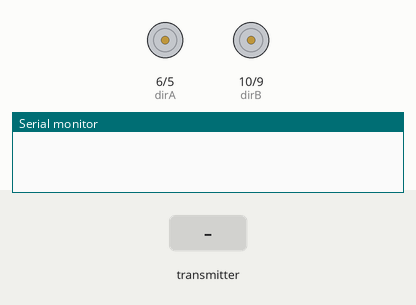
The sketch below on a simulated Arduino Uno, built with avr-gcc and run on an emulated ATmega328P. Shown: direction and speed pins drawn as motors (green arrow = direction pin HIGH = forward, orange = LOW = backward, longer = more drive), the last lines printed to the serial monitor. The test bench sets the inputs (shaded band). No radio packets arrive unless stated.

Above: at 1.2 s.
1.3 s: the transmitter starts sending xyRecArr.0 = 0
At 2.2 s:
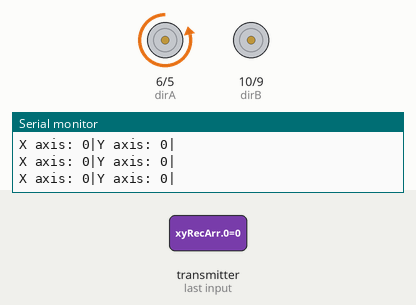
2.8 s: the transmitter starts sending xyRecArr.1 = 256
At 3.3 s:
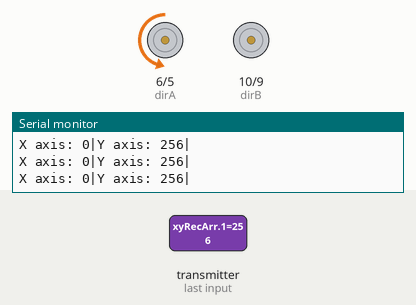
4.3 s: the transmitter starts sending xyRecArr.1 = 512
At 5.5 s:
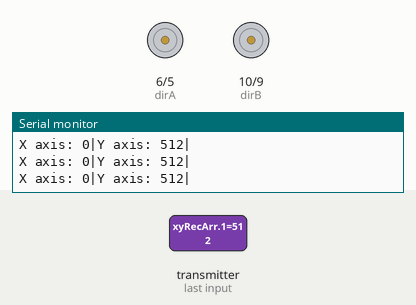
5.8 s: the transmitter starts sending xyRecArr.0 = 512
At 6.8 s:
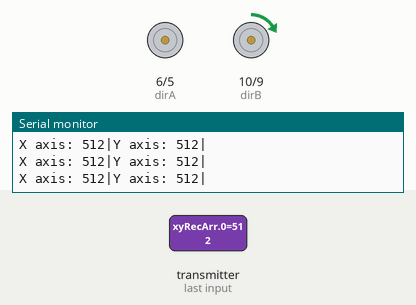
7.3 s: the transmitter starts sending xyRecArr.1 = 0
At 8.0 s:
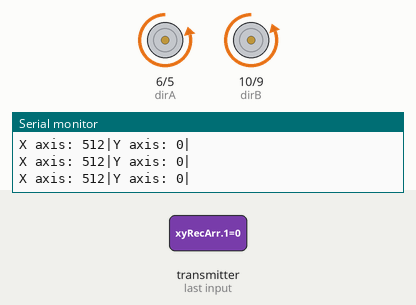
8.8 s: the transmitter starts sending xyRecArr.0 = 256
At 9.1 s:
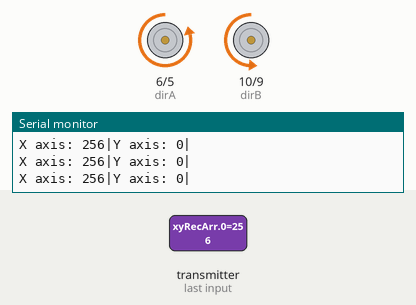
Timing chart, 0 to 11.3 s (numbered marks = the images above; inputs shaded):
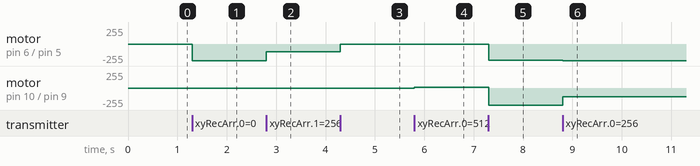

Measured:
- after the input at 1.3 s, motor on pin 6 (dirA) / pin 5 (pwmA): stopped → backward 248/255 at once
- after the input at 2.8 s, motor on pin 6 (dirA) / pin 5 (pwmA): backward 248/255 → backward 118/255 at once
- after the input at 4.3 s, motor on pin 6 (dirA) / pin 5 (pwmA): backward 118/255 → stopped at once
- after the input at 5.8 s, motor on pin 10 (dirB) / pin 9 (pwmB): stopped → forward 8/255 at once
- after the input at 7.3 s, motor on pin 6 (dirA) / pin 5 (pwmA): stopped → backward 247/255 at once; motor on pin 10 (dirB) / pin 9 (pwmB): forward 8/255 → backward 255/255 at once
- after the input at 8.8 s, motor on pin 6 (dirA) / pin 5 (pwmA): backward 247/255 → backward 248/255 at once; motor on pin 10 (dirB) / pin 9 (pwmB): backward 255/255 → backward 134/255 at once

The sketch:

Skates_ReceiverMd10c.ino
```cpp
#include<SPI.h>
#include<RF24.h>
#include<nRF24L01.h>

const int pwmA = 5;
const int dirA = 6;

const int pwmB = 9;
const int dirB = 10;

int motorSpeedA=0;
int motorSpeedB=0;

const byte address[6]="00001";
RF24 radio(7,8);

int xyRecArr[2];

void setup() {
 Serial.begin(9600);
 radio.begin();
 radio.openReadingPipe(0,address);
 radio.setPALevel(RF24_PA_MIN);
 radio.startListening();

 pinMode(pwmA,OUTPUT);
 pinMode(dirA,OUTPUT);
 pinMode(pwmB,OUTPUT);
 pinMode(dirB,OUTPUT);


}

void loop() {
  if(radio.available()){
    int receivedDataX;
    int receivedDataY;
    radio.read(&xyRecArr,sizeof(xyRecArr));

    receivedDataX = xyRecArr[0];
    receivedDataY = xyRecArr[1];

    Serial.print("X axis: ");
    Serial.print(receivedDataX);
    Serial.print("|");

    Serial.print("Y axis: ");
    Serial.print(receivedDataY);
    Serial.println("|");

    //forward direction
    if(receivedDataY>510){
      motorSpeedA = map(receivedDataY,510,1023,0,255);
      motorSpeedB = map(receivedDataY,510,1023,0,255);

      digitalWrite(dirA,HIGH);
      digitalWrite(dirB,HIGH);


    }

    else if(receivedDataY<505){
      receivedDataY=receivedDataY-505;
      receivedDataY=receivedDataY*-1;

      motorSpeedA=map(receivedDataY,0,505,0,255);
      motorSpeedB=map(receivedDataY,0,505,0,255);

      digitalWrite(dirA,LOW);
      digitalWrite(dirB,LOW);


    }
    else
    {
      motorSpeedA=0;
      motorSpeedB=0;
    }

   //Right Direction
    if(receivedDataX<490){
      receivedDataX=receivedDataX-490;
      receivedDataX=receivedDataX *-1;

      receivedDataX=map(receivedDataX,0,490,0,255);

      //Left Motor(Motor A) faster than Right Motor(Motor B)
      motorSpeedA=motorSpeedA+receivedDataY;
      motorSpeedB=motorSpeedB-receivedDataX;

      if(motorSpeedA<0)
        motorSpeedA=0;
      if(motorSpeedB>255)
        motorSpeedB=255;
     }
     else if(receivedDataX>495)
     {
      receivedDataX=map(receivedDataX,495,1023,0,255);

      //Left Motor(Motor A) slower than Right Motor(Motor B)
      motorSpeedA=motorSpeedA-receivedDataX;
      motorSpeedB=motorSpeedB+receivedDataX;

      if(motorSpeedA>255)
        motorSpeedA=255;
      if(motorSpeedB<0)
        motorSpeedB=0;
     }
     //To remove buzzing sound of motors
    if(motorSpeedA<8)
      motorSpeedA=0;
    if(motorSpeedB<8)
      motorSpeedB=0;

    //Writing Speed to motors
    analogWrite(pwmA,motorSpeedA);
    analogWrite(pwmB,motorSpeedB);


  }

}
```
